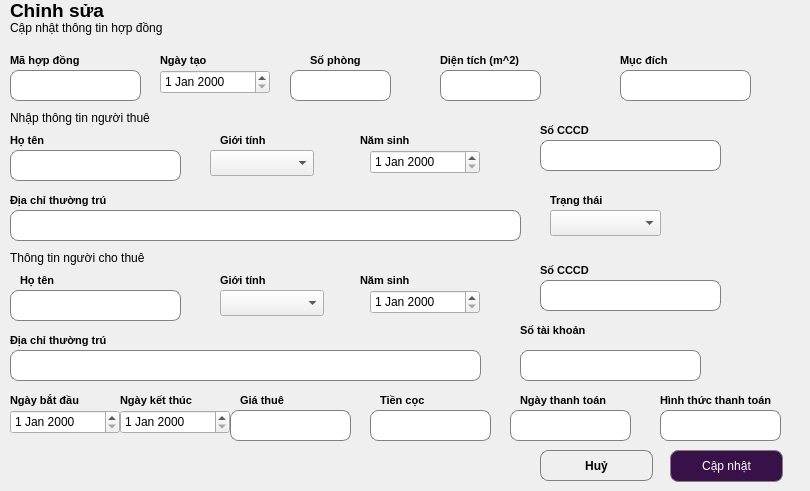
    <widget class="QWidget" name="page">
     <widget class="QLabel" name="label_81">
      <property name="geometry">
       <rect>
        <x>10</x>
        <y>0</y>
        <width>121</width>
        <height>21</height>
       </rect>
      </property>
      <property name="font">
       <font>
        <pointsize>14</pointsize>
        <weight>75</weight>
        <bold>true</bold>
       </font>
      </property>
      <property name="text">
       <string>Chỉnh sửa</string>
      </property>
     </widget>
     <widget class="QLabel" name="label_82">
      <property name="geometry">
       <rect>
        <x>10</x>
        <y>20</y>
        <width>231</width>
        <height>16</height>
       </rect>
      </property>
      <property name="text">
       <string>Cập nhật thông tin hợp đồng</string>
      </property>
     </widget>
     <widget class="QLabel" name="label_83">
      <property name="geometry">
       <rect>
        <x>10</x>
        <y>50</y>
        <width>121</width>
        <height>21</height>
       </rect>
      </property>
      <property name="font">
       <font>
        <pointsize>8</pointsize>
        <weight>75</weight>
        <bold>true</bold>
       </font>
      </property>
      <property name="text">
       <string>Mã hợp đồng</string>
      </property>
     </widget>
     <widget class="QLineEdit" name="lne_mahopdong">
      <property name="geometry">
       <rect>
        <x>10</x>
        <y>70</y>
        <width>131</width>
        <height>31</height>
       </rect>
      </property>
      <property name="styleSheet">
       <string notr="true">QLineEdit {
    border: 1px solid gray;
    border-radius: 8px;
    padding: 5px;
}</string>
      </property>
      <property name="text">
       <string/>
      </property>
      <property name="alignment">
       <set>Qt::AlignCenter</set>
      </property>
     </widget>
     <widget class="QLabel" name="label_84">
      <property name="geometry">
       <rect>
        <x>160</x>
        <y>50</y>
        <width>91</width>
        <height>21</height>
       </rect>
      </property>
      <property name="font">
       <font>
        <pointsize>8</pointsize>
        <weight>75</weight>
        <bold>true</bold>
       </font>
      </property>
      <property name="text">
       <string>Ngày tạo</string>
      </property>
     </widget>
     <widget class="QLabel" name="label_85">
      <property name="geometry">
       <rect>
        <x>310</x>
        <y>50</y>
        <width>91</width>
        <height>21</height>
       </rect>
      </property>
      <property name="font">
       <font>
        <pointsize>8</pointsize>
        <weight>75</weight>
        <bold>true</bold>
       </font>
      </property>
      <property name="text">
       <string>Số phòng</string>
      </property>
     </widget>
     <widget class="QLabel" name="label_86">
      <property name="geometry">
       <rect>
        <x>440</x>
        <y>50</y>
        <width>121</width>
        <height>21</height>
       </rect>
      </property>
      <property name="font">
       <font>
        <pointsize>8</pointsize>
        <weight>75</weight>
        <bold>true</bold>
       </font>
      </property>
      <property name="text">
       <string>Diện tích (m^2) </string>
      </property>
     </widget>
     <widget class="QLabel" name="label_87">
      <property name="geometry">
       <rect>
        <x>620</x>
        <y>50</y>
        <width>111</width>
        <height>21</height>
       </rect>
      </property>
      <property name="font">
       <font>
        <pointsize>8</pointsize>
        <weight>75</weight>
        <bold>true</bold>
       </font>
      </property>
      <property name="text">
       <string>Mục đích</string>
      </property>
     </widget>
     <widget class="QDateEdit" name="date_ngaytao">
      <property name="geometry">
       <rect>
        <x>160</x>
        <y>70</y>
        <width>110</width>
        <height>24</height>
       </rect>
      </property>
     </widget>
     <widget class="QLineEdit" name="lne_sophong">
      <property name="geometry">
       <rect>
        <x>290</x>
        <y>70</y>
        <width>101</width>
        <height>31</height>
       </rect>
      </property>
      <property name="styleSheet">
       <string notr="true">QLineEdit {
    border: 1px solid gray;
    border-radius: 8px;
    padding: 5px;
}</string>
      </property>
      <property name="text">
       <string/>
      </property>
      <property name="alignment">
       <set>Qt::AlignCenter</set>
      </property>
     </widget>
     <widget class="QLineEdit" name="lne_dientich">
      <property name="geometry">
       <rect>
        <x>440</x>
        <y>70</y>
        <width>101</width>
        <height>31</height>
       </rect>
      </property>
      <property name="styleSheet">
       <string notr="true">QLineEdit {
    border: 1px solid gray;
    border-radius: 8px;
    padding: 5px;
}</string>
      </property>
      <property name="text">
       <string/>
      </property>
      <property name="alignment">
       <set>Qt::AlignCenter</set>
      </property>
     </widget>
     <widget class="QLineEdit" name="lne_mucdich">
      <property name="geometry">
       <rect>
        <x>620</x>
        <y>70</y>
        <width>131</width>
        <height>31</height>
       </rect>
      </property>
      <property name="styleSheet">
       <string notr="true">QLineEdit {
    border: 1px solid gray;
    border-radius: 8px;
    padding: 5px;
}</string>
      </property>
      <property name="text">
       <string/>
      </property>
      <property name="alignment">
       <set>Qt::AlignCenter</set>
      </property>
     </widget>
     <widget class="QLabel" name="label_88">
      <property name="geometry">
       <rect>
        <x>10</x>
        <y>110</y>
        <width>231</width>
        <height>16</height>
       </rect>
      </property>
      <property name="text">
       <string>Nhập thông tin người thuê</string>
      </property>
     </widget>
     <widget class="QLabel" name="label_89">
      <property name="geometry">
       <rect>
        <x>10</x>
        <y>130</y>
        <width>121</width>
        <height>21</height>
       </rect>
      </property>
      <property name="font">
       <font>
        <pointsize>8</pointsize>
        <weight>75</weight>
        <bold>true</bold>
       </font>
      </property>
      <property name="text">
       <string>Họ tên</string>
      </property>
     </widget>
     <widget class="QLabel" name="label_90">
      <property name="geometry">
       <rect>
        <x>220</x>
        <y>130</y>
        <width>121</width>
        <height>21</height>
       </rect>
      </property>
      <property name="font">
       <font>
        <pointsize>8</pointsize>
        <weight>75</weight>
        <bold>true</bold>
       </font>
      </property>
      <property name="text">
       <string>Giới tính</string>
      </property>
     </widget>
     <widget class="QLabel" name="label_91">
      <property name="geometry">
       <rect>
        <x>360</x>
        <y>130</y>
        <width>101</width>
        <height>21</height>
       </rect>
      </property>
      <property name="font">
       <font>
        <pointsize>8</pointsize>
        <weight>75</weight>
        <bold>true</bold>
       </font>
      </property>
      <property name="text">
       <string>Năm sinh</string>
      </property>
     </widget>
     <widget class="QLabel" name="label_92">
      <property name="geometry">
       <rect>
        <x>540</x>
        <y>120</y>
        <width>121</width>
        <height>21</height>
       </rect>
      </property>
      <property name="font">
       <font>
        <pointsize>8</pointsize>
        <weight>75</weight>
        <bold>true</bold>
       </font>
      </property>
      <property name="text">
       <string>Số CCCD</string>
      </property>
     </widget>
     <widget class="QLineEdit" name="lne_hoten_1">
      <property name="geometry">
       <rect>
        <x>10</x>
        <y>150</y>
        <width>171</width>
        <height>31</height>
       </rect>
      </property>
      <property name="styleSheet">
       <string notr="true">QLineEdit {
    border: 1px solid gray;
    border-radius: 8px;
    padding: 5px;
}</string>
      </property>
      <property name="text">
       <string/>
      </property>
      <property name="alignment">
       <set>Qt::AlignCenter</set>
      </property>
     </widget>
     <widget class="QComboBox" name="cbo_gioitinh_1">
      <property name="geometry">
       <rect>
        <x>210</x>
        <y>150</y>
        <width>104</width>
        <height>26</height>
       </rect>
      </property>
     </widget>
     <widget class="QDateEdit" name="date_namsinh_1">
      <property name="geometry">
       <rect>
        <x>370</x>
        <y>150</y>
        <width>110</width>
        <height>24</height>
       </rect>
      </property>
     </widget>
     <widget class="QLineEdit" name="lne_cccd_1">
      <property name="geometry">
       <rect>
        <x>540</x>
        <y>140</y>
        <width>181</width>
        <height>31</height>
       </rect>
      </property>
      <property name="styleSheet">
       <string notr="true">QLineEdit {
    border: 1px solid gray;
    border-radius: 8px;
    padding: 5px;
}</string>
      </property>
      <property name="text">
       <string/>
      </property>
      <property name="alignment">
       <set>Qt::AlignCenter</set>
      </property>
     </widget>
     <widget class="QLabel" name="label_93">
      <property name="geometry">
       <rect>
        <x>10</x>
        <y>190</y>
        <width>121</width>
        <height>21</height>
       </rect>
      </property>
      <property name="font">
       <font>
        <pointsize>8</pointsize>
        <weight>75</weight>
        <bold>true</bold>
       </font>
      </property>
      <property name="text">
       <string>Địa chỉ thường trú</string>
      </property>
     </widget>
     <widget class="QLineEdit" name="lne_dcthuongtru_1">
      <property name="geometry">
       <rect>
        <x>10</x>
        <y>210</y>
        <width>511</width>
        <height>31</height>
       </rect>
      </property>
      <property name="styleSheet">
       <string notr="true">QLineEdit {
    border: 1px solid gray;
    border-radius: 8px;
    padding: 5px;
}</string>
      </property>
      <property name="text">
       <string/>
      </property>
      <property name="alignment">
       <set>Qt::AlignCenter</set>
      </property>
     </widget>
     <widget class="QLabel" name="label_94">
      <property name="geometry">
       <rect>
        <x>10</x>
        <y>250</y>
        <width>231</width>
        <height>16</height>
       </rect>
      </property>
      <property name="text">
       <string>Thông tin người cho thuê</string>
      </property>
     </widget>
     <widget class="QLabel" name="label_95">
      <property name="geometry">
       <rect>
        <x>20</x>
        <y>270</y>
        <width>121</width>
        <height>21</height>
       </rect>
      </property>
      <property name="font">
       <font>
        <pointsize>8</pointsize>
        <weight>75</weight>
        <bold>true</bold>
       </font>
      </property>
      <property name="text">
       <string>Họ tên</string>
      </property>
     </widget>
     <widget class="QLineEdit" name="lne_hoten_2">
      <property name="geometry">
       <rect>
        <x>10</x>
        <y>290</y>
        <width>171</width>
        <height>31</height>
       </rect>
      </property>
      <property name="styleSheet">
       <string notr="true">QLineEdit {
    border: 1px solid gray;
    border-radius: 8px;
    padding: 5px;
}</string>
      </property>
      <property name="text">
       <string/>
      </property>
      <property name="alignment">
       <set>Qt::AlignCenter</set>
      </property>
     </widget>
     <widget class="QLabel" name="label_96">
      <property name="geometry">
       <rect>
        <x>220</x>
        <y>270</y>
        <width>121</width>
        <height>21</height>
       </rect>
      </property>
      <property name="font">
       <font>
        <pointsize>8</pointsize>
        <weight>75</weight>
        <bold>true</bold>
       </font>
      </property>
      <property name="text">
       <string>Giới tính</string>
      </property>
     </widget>
     <widget class="QComboBox" name="cbo_gioitinh_2">
      <property name="geometry">
       <rect>
        <x>220</x>
        <y>290</y>
        <width>104</width>
        <height>26</height>
       </rect>
      </property>
     </widget>
     <widget class="QLabel" name="label_97">
      <property name="geometry">
       <rect>
        <x>360</x>
        <y>270</y>
        <width>101</width>
        <height>21</height>
       </rect>
      </property>
      <property name="font">
       <font>
        <pointsize>8</pointsize>
        <weight>75</weight>
        <bold>true</bold>
       </font>
      </property>
      <property name="text">
       <string>Năm sinh</string>
      </property>
     </widget>
     <widget class="QDateEdit" name="date_namsinh_2">
      <property name="geometry">
       <rect>
        <x>370</x>
        <y>290</y>
        <width>110</width>
        <height>24</height>
       </rect>
      </property>
     </widget>
     <widget class="QLabel" name="label_98">
      <property name="geometry">
       <rect>
        <x>540</x>
        <y>260</y>
        <width>121</width>
        <height>21</height>
       </rect>
      </property>
      <property name="font">
       <font>
        <pointsize>8</pointsize>
        <weight>75</weight>
        <bold>true</bold>
       </font>
      </property>
      <property name="text">
       <string>Số CCCD</string>
      </property>
     </widget>
     <widget class="QLineEdit" name="lne_cccd_2">
      <property name="geometry">
       <rect>
        <x>540</x>
        <y>280</y>
        <width>181</width>
        <height>31</height>
       </rect>
      </property>
      <property name="styleSheet">
       <string notr="true">QLineEdit {
    border: 1px solid gray;
    border-radius: 8px;
    padding: 5px;
}</string>
      </property>
      <property name="text">
       <string/>
      </property>
      <property name="alignment">
       <set>Qt::AlignCenter</set>
      </property>
     </widget>
     <widget class="QLabel" name="label_99">
      <property name="geometry">
       <rect>
        <x>10</x>
        <y>330</y>
        <width>121</width>
        <height>21</height>
       </rect>
      </property>
      <property name="font">
       <font>
        <pointsize>8</pointsize>
        <weight>75</weight>
        <bold>true</bold>
       </font>
      </property>
      <property name="text">
       <string>Địa chỉ thường trú</string>
      </property>
     </widget>
     <widget class="QLineEdit" name="lne_dcthuongtru_2">
      <property name="geometry">
       <rect>
        <x>10</x>
        <y>350</y>
        <width>471</width>
        <height>31</height>
       </rect>
      </property>
      <property name="styleSheet">
       <string notr="true">QLineEdit {
    border: 1px solid gray;
    border-radius: 8px;
    padding: 5px;
}</string>
      </property>
      <property name="text">
       <string/>
      </property>
      <property name="alignment">
       <set>Qt::AlignCenter</set>
      </property>
     </widget>
     <widget class="QLabel" name="label_100">
      <property name="geometry">
       <rect>
        <x>520</x>
        <y>320</y>
        <width>121</width>
        <height>21</height>
       </rect>
      </property>
      <property name="font">
       <font>
        <pointsize>8</pointsize>
        <weight>75</weight>
        <bold>true</bold>
       </font>
      </property>
      <property name="text">
       <string>Số tài khoản</string>
      </property>
     </widget>
     <widget class="QLineEdit" name="lne_stk_1">
      <property name="geometry">
       <rect>
        <x>520</x>
        <y>350</y>
        <width>181</width>
        <height>31</height>
       </rect>
      </property>
      <property name="styleSheet">
       <string notr="true">QLineEdit {
    border: 1px solid gray;
    border-radius: 8px;
    padding: 5px;
}</string>
      </property>
      <property name="text">
       <string/>
      </property>
      <property name="alignment">
       <set>Qt::AlignCenter</set>
      </property>
     </widget>
     <widget class="QLabel" name="label_101">
      <property name="geometry">
       <rect>
        <x>10</x>
        <y>390</y>
        <width>121</width>
        <height>21</height>
       </rect>
      </property>
      <property name="font">
       <font>
        <pointsize>8</pointsize>
        <weight>75</weight>
        <bold>true</bold>
       </font>
      </property>
      <property name="text">
       <string>Ngày bắt đầu</string>
      </property>
     </widget>
     <widget class="QLabel" name="label_102">
      <property name="geometry">
       <rect>
        <x>120</x>
        <y>390</y>
        <width>121</width>
        <height>21</height>
       </rect>
      </property>
      <property name="font">
       <font>
        <pointsize>8</pointsize>
        <weight>75</weight>
        <bold>true</bold>
       </font>
      </property>
      <property name="text">
       <string>Ngày kết thúc</string>
      </property>
     </widget>
     <widget class="QLabel" name="label_103">
      <property name="geometry">
       <rect>
        <x>240</x>
        <y>390</y>
        <width>121</width>
        <height>21</height>
       </rect>
      </property>
      <property name="font">
       <font>
        <pointsize>8</pointsize>
        <weight>75</weight>
        <bold>true</bold>
       </font>
      </property>
      <property name="text">
       <string>Giá thuê</string>
      </property>
     </widget>
     <widget class="QLabel" name="label_104">
      <property name="geometry">
       <rect>
        <x>380</x>
        <y>390</y>
        <width>121</width>
        <height>21</height>
       </rect>
      </property>
      <property name="font">
       <font>
        <pointsize>8</pointsize>
        <weight>75</weight>
        <bold>true</bold>
       </font>
      </property>
      <property name="text">
       <string>Tiền cọc</string>
      </property>
     </widget>
     <widget class="QLabel" name="label_105">
      <property name="geometry">
       <rect>
        <x>520</x>
        <y>390</y>
        <width>121</width>
        <height>21</height>
       </rect>
      </property>
      <property name="font">
       <font>
        <pointsize>8</pointsize>
        <weight>75</weight>
        <bold>true</bold>
       </font>
      </property>
      <property name="text">
       <string>Ngày thanh toán</string>
      </property>
     </widget>
     <widget class="QLabel" name="label_106">
      <property name="geometry">
       <rect>
        <x>660</x>
        <y>390</y>
        <width>141</width>
        <height>21</height>
       </rect>
      </property>
      <property name="font">
       <font>
        <pointsize>8</pointsize>
        <weight>75</weight>
        <bold>true</bold>
       </font>
      </property>
      <property name="text">
       <string>Hình thức thanh toán</string>
      </property>
     </widget>
     <widget class="QDateEdit" name="date_ngaybd">
      <property name="geometry">
       <rect>
        <x>10</x>
        <y>410</y>
        <width>110</width>
        <height>24</height>
       </rect>
      </property>
     </widget>
     <widget class="QDateEdit" name="date_ngaykt">
      <property name="geometry">
       <rect>
        <x>120</x>
        <y>410</y>
        <width>110</width>
        <height>24</height>
       </rect>
      </property>
     </widget>
     <widget class="QLineEdit" name="lne_giathue">
      <property name="geometry">
       <rect>
        <x>230</x>
        <y>410</y>
        <width>121</width>
        <height>31</height>
       </rect>
      </property>
      <property name="styleSheet">
       <string notr="true">QLineEdit {
    border: 1px solid gray;
    border-radius: 8px;
    padding: 5px;
}</string>
      </property>
      <property name="text">
       <string/>
      </property>
      <property name="alignment">
       <set>Qt::AlignCenter</set>
      </property>
     </widget>
     <widget class="QLineEdit" name="lne_tiencoc">
      <property name="geometry">
       <rect>
        <x>370</x>
        <y>410</y>
        <width>121</width>
        <height>31</height>
       </rect>
      </property>
      <property name="styleSheet">
       <string notr="true">QLineEdit {
    border: 1px solid gray;
    border-radius: 8px;
    padding: 5px;
}</string>
      </property>
      <property name="text">
       <string/>
      </property>
      <property name="alignment">
       <set>Qt::AlignCenter</set>
      </property>
     </widget>
     <widget class="QLineEdit" name="lne_ngaythanhtoan">
      <property name="geometry">
       <rect>
        <x>510</x>
        <y>410</y>
        <width>121</width>
        <height>31</height>
       </rect>
      </property>
      <property name="styleSheet">
       <string notr="true">QLineEdit {
    border: 1px solid gray;
    border-radius: 8px;
    padding: 5px;
}</string>
      </property>
      <property name="text">
       <string/>
      </property>
      <property name="alignment">
       <set>Qt::AlignCenter</set>
      </property>
     </widget>
     <widget class="QLineEdit" name="lne_htthanhtoan">
      <property name="geometry">
       <rect>
        <x>660</x>
        <y>410</y>
        <width>121</width>
        <height>31</height>
       </rect>
      </property>
      <property name="styleSheet">
       <string notr="true">QLineEdit {
    border: 1px solid gray;
    border-radius: 8px;
    padding: 5px;
}</string>
      </property>
      <property name="text">
       <string/>
      </property>
      <property name="alignment">
       <set>Qt::AlignCenter</set>
      </property>
     </widget>
     <widget class="QPushButton" name="btn_huy">
      <property name="geometry">
       <rect>
        <x>540</x>
        <y>450</y>
        <width>113</width>
        <height>31</height>
       </rect>
      </property>
      <property name="font">
       <font>
        <weight>75</weight>
        <bold>true</bold>
       </font>
      </property>
      <property name="styleSheet">
       <string notr="true">QPushButton {
 border: 1px solid gray;
 border-radius: 8px;
 padding: 5px;
 color: black;
}</string>
      </property>
      <property name="text">
       <string>Huỷ</string>
      </property>
     </widget>
     <widget class="QPushButton" name="btn_capnhat">
      <property name="geometry">
       <rect>
        <x>670</x>
        <y>450</y>
        <width>113</width>
        <height>32</height>
       </rect>
      </property>
      <property name="styleSheet">
       <string notr="true">QPushButton {
 border: 1px solid gray;
 border-radius: 8px;
 padding: 5px;
 background-color: #391149;
 color: white;
}</string>
      </property>
      <property name="text">
       <string>Cập nhật</string>
      </property>
     </widget>
     <widget class="QLabel" name="label_107">
      <property name="geometry">
       <rect>
        <x>550</x>
        <y>190</y>
        <width>121</width>
        <height>21</height>
       </rect>
      </property>
      <property name="font">
       <font>
        <pointsize>8</pointsize>
        <weight>75</weight>
        <bold>true</bold>
       </font>
      </property>
      <property name="text">
       <string>Trạng thái</string>
      </property>
     </widget>
     <widget class="QComboBox" name="cbo_trangthai_1">
      <property name="geometry">
       <rect>
        <x>550</x>
        <y>210</y>
        <width>111</width>
        <height>26</height>
       </rect>
      </property>
     </widget>
    </widget>
